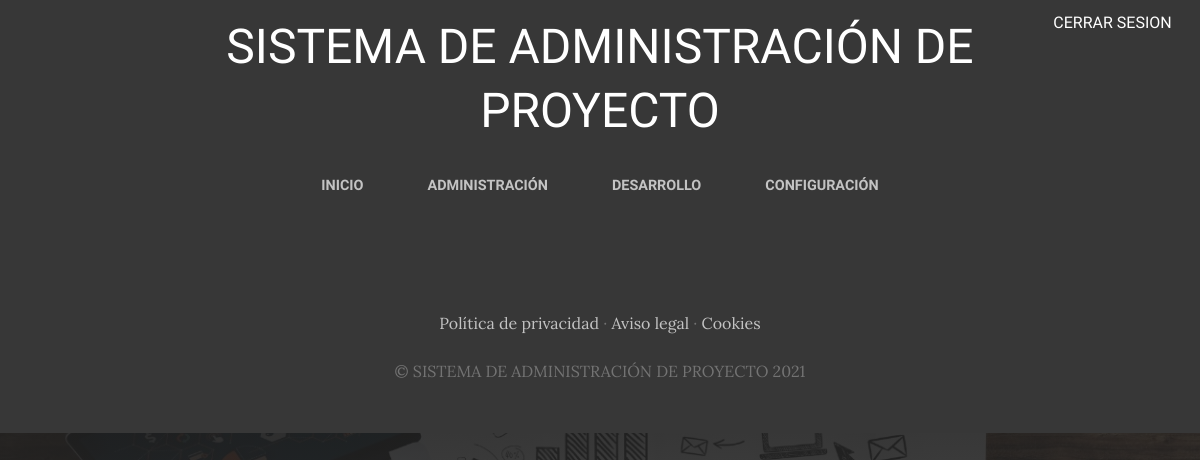
The app's page /configuracion/ (signed in), older data.
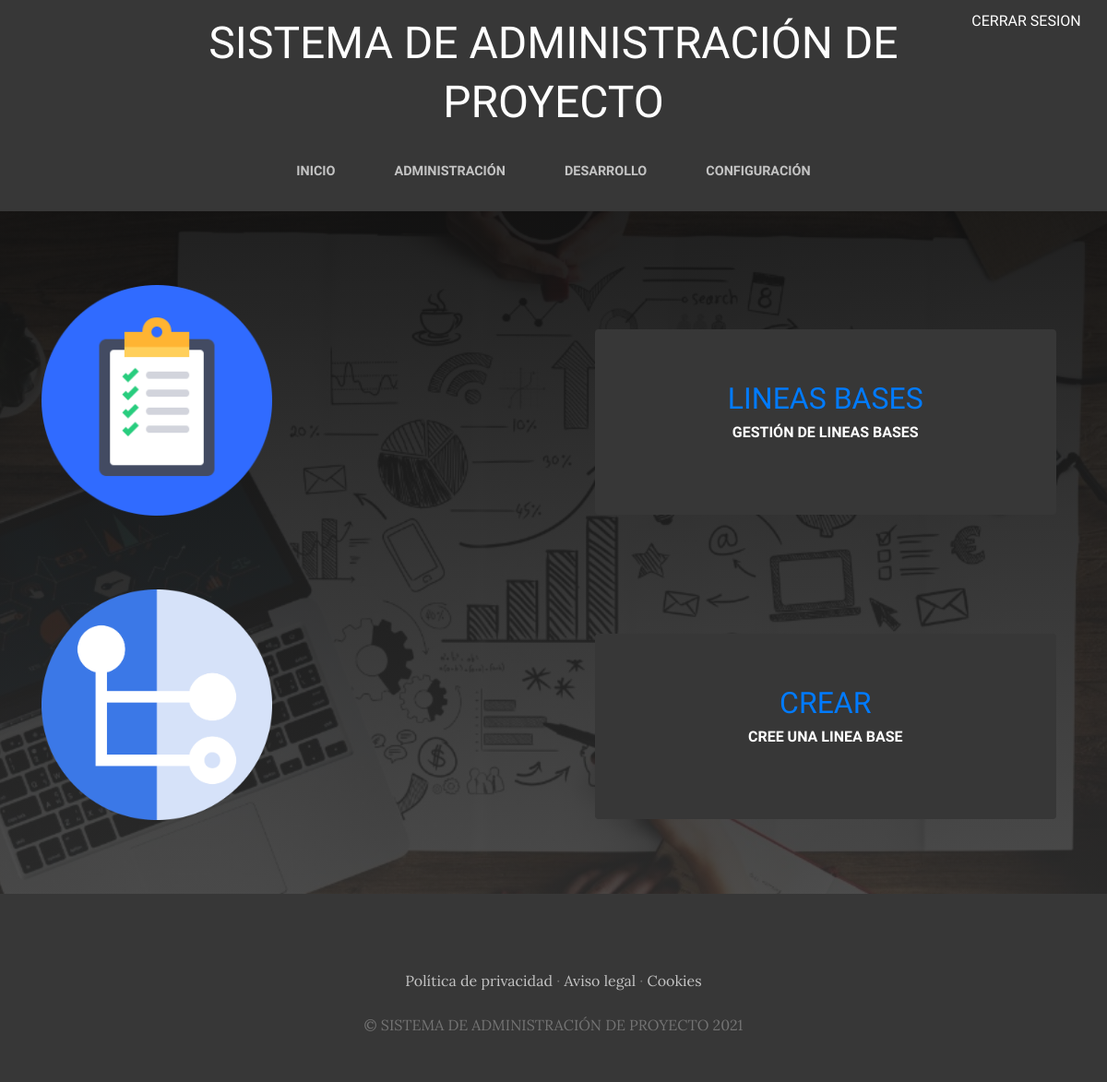
The same page, newer data.
### configuracion/models.py (models this page shows, shortened)
class Configuracion(models.Model):
    titulo= models.CharField(max_length=200)
    contenido= models.CharField(max_length=200)
    code_url = models.CharField(max_length=200)
    imagen= models.ImageField(upload_to='configuracion')
    create= models.DateTimeField(auto_now_add= True)
    updated= models.DateTimeField(auto_now_add= True)
    class Meta:
        verbose_name='Modulo Gestion de Configuracion'
        verbose_name_plural='Modulo Gestion de Configuracion'

### configuracion/views.py (the view)
# urls.py: path('',views.configuracion_view, name="configuracion"),
@login_required(login_url='/ingresar')
def configuracion_view(request):
    configuracion = Configuracion.objects.all()
    return render(request,"configuracion/configuracion_tpl.html",{'configuracion':configuracion})

### configuracion/Templates/configuracion/configuracion_tpl.html
{% extends "SysGesApp/base.html" %}
{% load static %}
{% block content %}
    {% for conf in configuracion %}
   <section class="page-section clearfix">
      <div class="container">
        <div class="intro">
          <img class="intro-img img-fluid mb-3 mb-lg-0 rounded"
          src="{{conf.imagen.url}}" alt=""
          style="width: 250px;">
          <div class="intro-text left-0 text-center bg-faded p-5 rounded">
            <h2 class="section-heading mb-4" >
              <a class="nav-link text-uppercase text-expanded" href="{{conf.code_url}}">{{conf.titulo}}</a>
              <span class="section-heading-upper">{{conf.contenido}}</span>
            </h2>
          </div>
        </div>
      </div>
    </section>
    {% endfor %}
{% endblock %}

Row changes from the older to the newer data that the page shows:
added Configuracion: imagen (picture), titulo "LINEAS BASES", contenido "GESTIÓN DE LINEAS BASES"
added Configuracion: imagen (picture), titulo "CREAR", contenido "CREE UNA LINEA BASE"
